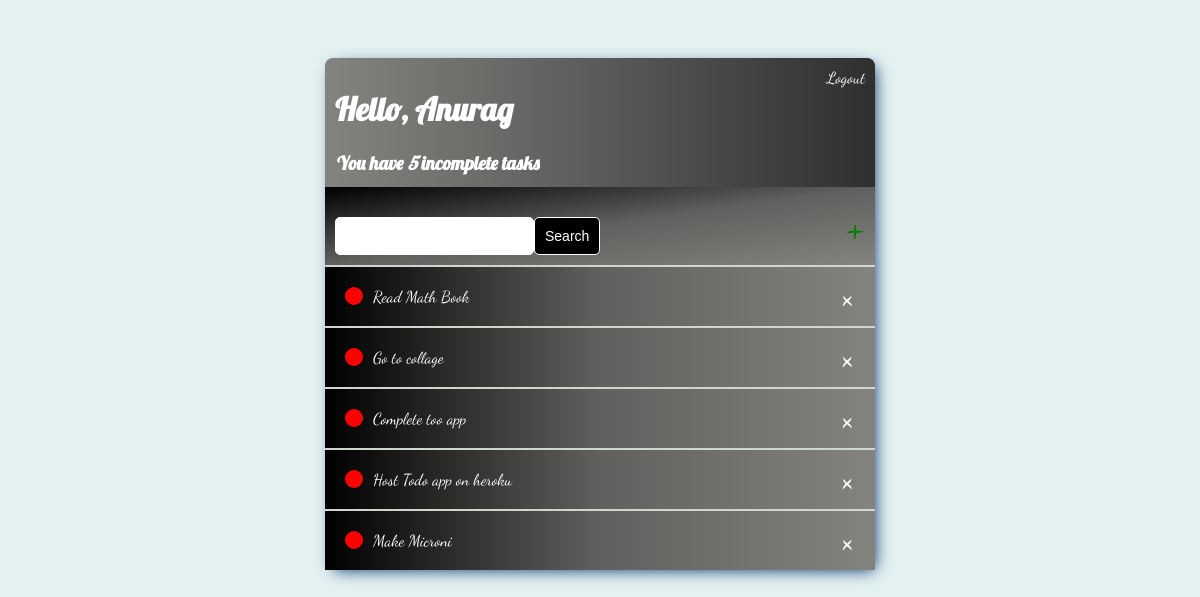
Page / (signed in) on the earlier database version.
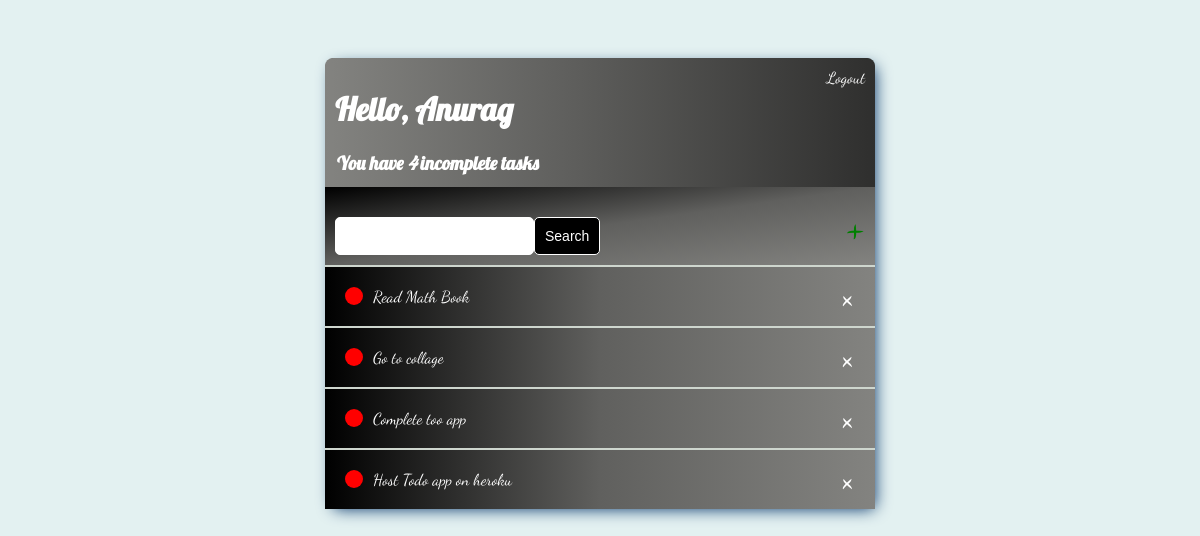
Same page on the later database version.
### base/models.py (models this page shows)
class Tasks(models.Model):
    user = models.ForeignKey(
        User, on_delete=models.CASCADE, null=True, blank=True)
    title = models.CharField(max_length=200)
    description = models.TextField(null=True, blank=True)
    complete = models.BooleanField(default=False)
    create = models.DateTimeField(auto_now_add=True)
    def __str__(self):
        return self.title
    class Meta:
        ordering = ['complete']

### base/views.py (the view)
# urls.py: path('', TaskList.as_view(), name='tasks'),
class TaskList(LoginRequiredMixin, ListView):
    model = Tasks
    context_object_name = 'tasks'
    def get_context_data(self, **kwargs):
        context = super().get_context_data(**kwargs)
        context['tasks'] = context['tasks'].filter(user=self.request.user)
        context['count'] = context['tasks'].filter(complete=False).count()
        search_input = self.request.GET.get('search-area') or ''
        if search_input:
            context['tasks'] = context['tasks'].filter(
                title__startswith=search_input)
            context['search_input'] = search_input
        return context

### base/templates/base/tasks_list.html
{% extends 'base/main.html' %}
{% block content %}
    <div class="header-bar">
        <div>
            <h1>Hello, {{request.user|title}}</h1>
            <h3 style="margin:2px">You have <i>{{count}} </i> incomplete task{{count|pluralize:"s"}}</h3>
        </div>
        {% if request.user.is_authenticated %}
            <a href="{% url 'logout' %}">Logout</a>
        {% else %}
            <a href="{% url 'login' %}">Login</a>
        {% endif %}
    </div>
    <div id="search-add-wrapper">
        <form method="GET" style="margin-top: 20px; display: flex;">
            <input type="text" name="search-area">
            <input class="button" type="submit" value="Search">
        </form>
        <a id="add-link" href="{% url 'task-create' %}">&#x2b;</a>
    </div>
    <div class="task-items-wrapper">
        {% for task in tasks %}
        <div class="task-wrapper">
            {% if task.complete %}
            <div class="task-title">
                <div class="task-complete-icon"></div>
                <i><s><a href="{% url 'task-update' task.id %}">{{task}}</a></s></i>
            </div>
            <a class="delete-link" href="{% url 'task-delete' task.id %}">&#215</a>
            {% else %}
            <div class="task-title">
                <div class="task-incomplete-icon"></div>
                <a href="{% url 'task-update' task.id %}">{{task}}</a>
            </div>
            <a class="delete-link" href="{% url 'task-delete' task.id %}">&#215</a>
            {% endif %}
        </div>
        {% empty %}
        <h3>No items in List....</h3>
        {% endfor %}
    </div>
{% endblock content %}

### base/templates/base/main.html (shortened to what this page needs)
<!DOCTYPE html>
<html lang="en">
<head>
</head>
<body>
    <div class="container">
        {% block content %}
        {% endblock content %}
    </div>
</body>
</html>

### base/templates/base/main.html (style rules this page uses)
body { background-color: #e3f1f1; color: white; font-family: 'Dancing Script', cursive; padding-top: 50px; }
h1, h2, h3, h4, h5, h6 { font-family: 'Lobster', cursive; }
a { color: white; }
.container { max-width: 550px; margin: auto; background-color: #000000; border-radius: 10px 10px 10px 10px; -webkit-box-shadow: 4px 4px 16px -4px #033268; box-shadow: 4px 4px 16px -4px #033268; }
.header-bar { display: flex; justify-content: space-between; padding: 10px; border-radius: 8px 8px 0 0; background: linear-gradient(90deg, #838380 0%, #60605E 43%, #2F2F2E 100%); }
.header-bar a { text-decoration: none; }
.task-wrapper { display: flex; align-items: center; justify-content: space-between; padding: 20px; border-top: 2px solid #CED6CE; background: linear-gradient(to right, black, #60605E , #838380); }
.task-title { display: flex; }
.task-title a { text-decoration: none; margin-left: 10px; }
.task-incomplete-icon { height: 18px; width: 18px; background-color: red; border-radius: 50%; }
.delete-link { text-decoration: none; font-weight: 900; color: white; font-size: 35px; line-height: 0; }
#search-add-wrapper { display: flex; justify-content: space-between; align-items: center; padding: 10px; background: linear-gradient(to bottom right, black, #60605E , #838380); }
#add-link { color: green; text-decoration: none; font-weight: 900; font-size: 42px; line-height: 0; }
input[type=text], input[type=password], textarea { border: 1px solid white; border-radius: 5px; padding: 10px; width: 90%; }
.button { border: 1px solid white; background-color: black; color: white; padding: 10px; font-size: 14px; border-radius: 5px; cursor: pointer; }

Differences in the rows shown:
removed Tasks: title "Make Microni"
Other differences:
{{ count }}: "5" → "4"
